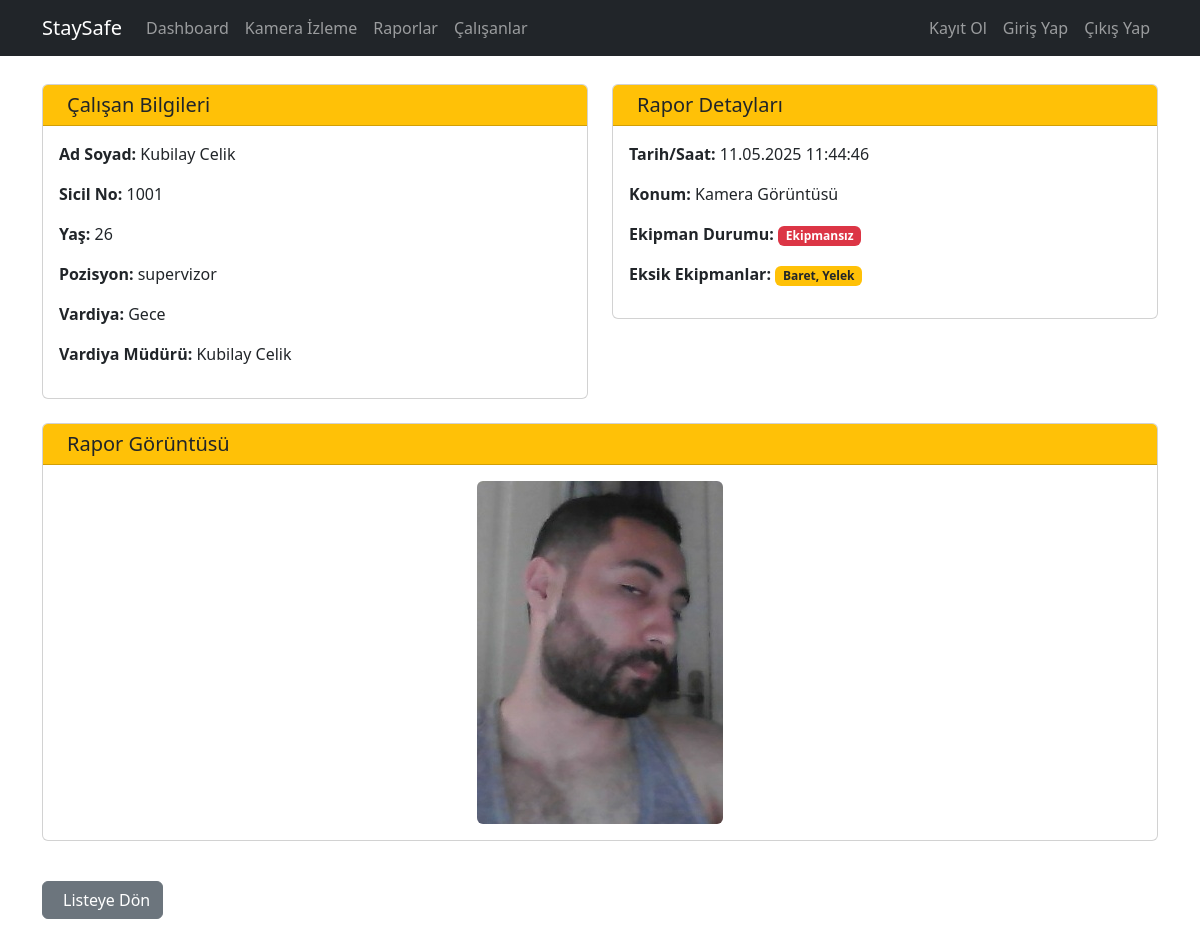
The page /reports/report/52/ on the database its author committed.
### reports/models.py (models this page shows, shortened)
class EmployeeReport(models.Model):
    employee = models.ForeignKey(Employee, on_delete=models.SET_NULL, related_name='reports', null=True, blank=True)
    timestamp = models.DateTimeField(auto_now_add=True)
    image = models.ImageField(upload_to='reports/')
    is_equipped = models.BooleanField(default=False)
    location = models.CharField(max_length=200, blank=True)
    notes = models.TextField(blank=True)
    missing_equipment = models.TextField(blank=True, verbose_name="Eksik Ekipmanlar")
    reported_pozisyon = models.CharField(max_length=100, null=True, blank=True, verbose_name="Rapor Anındaki Pozisyon")
    reported_vardiya = models.CharField(max_length=50, null=True, blank=True, verbose_name="Rapor Anındaki Vardiya")
    reported_supervizor_name = models.CharField(max_length=200, null=True, blank=True, verbose_name="Rapor Anındaki Süpervizör")
    class Meta:
        ordering = ['-timestamp']
        verbose_name = 'Çalışan Raporu'
        verbose_name_plural = 'Çalışan Raporları'

### employees/models.py (models this page shows, shortened)
class Employee(models.Model):
    sicil_no = models.CharField(max_length=10, primary_key=True)
    name = models.CharField(max_length=100)
    surname = models.CharField(max_length=100)
    age = models.IntegerField(null=True, blank=True)
    imageUrl = models.URLField(max_length=300, blank=True, null=True, default="default.jpg")
    pozisyon = models.ForeignKey(Pozisyon, on_delete=models.SET_NULL, null=True, blank=True)
    vardiya = models.ForeignKey(Vardiya, on_delete=models.SET_NULL, null=True, blank=True)

class Pozisyon(models.Model):
    pozisyon_ad = models.CharField(max_length=100, unique=True)
    def __str__(self):
        return self.pozisyon_ad

class Vardiya(models.Model):
    GECE = 'GECE'
    GUNDUZ = 'GUNDUZ'
    VARDIYA_TURU_SECENEKLERI = [
        (GECE, 'Gece'),
        (GUNDUZ, 'Gündüz'),
    ]
    vardiya_type = models.CharField(
        max_length=6,
        choices=VARDIYA_TURU_SECENEKLERI,
        default=GUNDUZ,
    )
    vardiya_supervizor = models.ForeignKey(
        'Employee',
        on_delete=models.SET_NULL,
        null=True,
        blank=True,
        related_name='supervised_shifts'
    )
    def __str__(self):
        return self.get_vardiya_type_display()

### reports/views.py (the view)
# urls.py: path('report/<int:report_id>/', views.report_detail, name='report_detail'),
def report_detail(request, report_id):
    report = get_object_or_404(EmployeeReport, pk=report_id) # Raporu ID ile al veya 404 döndür
    context = {
        'report': report
    }
    return render(request, 'reports/report_detail.html', context)

### reports/templates/reports/report_detail.html (shortened to what this page needs)
{% extends "layout.html" %}
{% load static %}
{% block content %}
<div class="container mt-4">
    <div class="row">
        <div class="col-md-6">
            <div class="card mb-4">
                <div class="card-header bg-warning">
                    <h5 class="card-title mb-0">
                        Çalışan Bilgileri
                    </h5>
                </div>
                <div class="card-body">
                    {% if report.employee %}
                        <p><strong>Ad Soyad:</strong> {{ report.employee.name }} {{ report.employee.surname }}</p>
                        {% if report.employee.sicil_no %}
                            <p><strong>Sicil No:</strong> {{ report.employee.sicil_no }}</p>
                        {% endif %}
                        <p><strong>Yaş:</strong> {{ report.employee.age }}</p>
                        <p><strong>Pozisyon:</strong> {{ report.employee.pozisyon }}</p>
                        <p><strong>Vardiya:</strong> {{ report.employee.vardiya }}</p>
                        <p><strong>Vardiya Müdürü:</strong> {{ report.employee.vardiya.vardiya_supervizor.name }} {{ report.employee.vardiya.vardiya_supervizor.surname }} </p>
                    {% else %}
                        <p class="text-muted">Bu rapor belirli bir çalışanla ilişkilendirilmemiş.</p>
                    {% endif %}
                </div>
            </div>
        </div>
        <div class="col-md-6">
            <div class="card mb-4">
                <div class="card-header bg-warning">
                    <h5 class="card-title mb-0">
                        Rapor Detayları
                    </h5>
                </div>
                <div class="card-body">
                    <p><strong>Tarih/Saat:</strong> {{ report.timestamp|date:"d.m.Y H:i:s" }}</p>
                    <p><strong>Konum:</strong> {{ report.location|default:"Belirtilmemiş" }}</p>
                    <p><strong>Ekipman Durumu:</strong>
                        {% if report.is_equipped %}
                            <span class="badge bg-success">Ekipmanlı</span>
                        {% else %}
                            <span class="badge bg-danger">Ekipmansız</span>
                        {% endif %}
                    </p>
                    {% if not report.is_equipped and report.missing_equipment %}
                    <p><strong>Eksik Ekipmanlar:</strong>
                        <span class="badge bg-warning text-dark">{{ report.missing_equipment }}</span>
                    </p>
                    {% endif %}
                </div>
            </div>
        </div>
    </div>
    <div class="row">
        <div class="col-12">
            <div class="card mb-4">
                <div class="card-header bg-warning">
                    <h5 class="card-title mb-0">
                        Rapor Görüntüsü
                    </h5>
                </div>
                <div class="card-body text-center">
                    {% if report.image %}
                        <img src="{{ report.image.url }}" class="img-fluid rounded" alt="Güvenlik İhlali Görüntüsü">
                    {% else %}
                        <p class="text-muted">Rapor için görüntü bulunamadı.</p>
                    {% endif %}
                </div>
            </div>
        </div>
    </div>
    <div class="mt-3 mb-4">
        <a href="{% url 'reports:report_list' %}" class="btn btn-secondary">
            Listeye Dön
        </a>
    </div>
</div>
{% endblock %}

### rows shown on the page
EmployeeReport: employee.name "Kubilay", employee.surname "Celik", employee.sicil_no "1001", employee.age "26", employee.pozisyon "supervizor", employee.vardiya "Gece", employee.vardiya.vardiya_supervizor.name "Kubilay", employee.vardiya.vardiya_supervizor.surname "Celik", timestamp "11.05.2025 11:44:46", location "Kamera Görüntüsü", missing_equipment "Baret, Yelek", image (picture)
